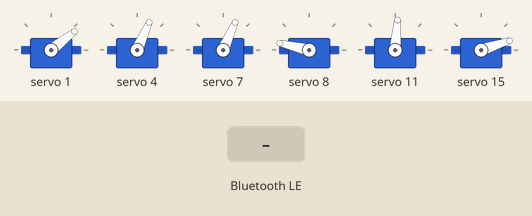
Bench run of a sketch on a simulated Arduino Uno R4 WiFi. Shown: 6 × servo. Inputs (shaded band) come from the test bench. Nothing arrives over Bluetooth unless stated; a phone connects over Bluetooth LE 3 s after start; what the sketch prints to the serial monitor is not drawn.

Above: at 8.1 s.
8.2 s: Bluetooth LE write "BTN_A" received
At 10.58 s:
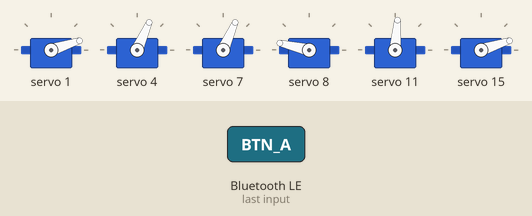
17.2 s: Bluetooth LE write "BTN_B" received
20.2 s: Bluetooth LE write "BTN_X" received
At 20.9 s:
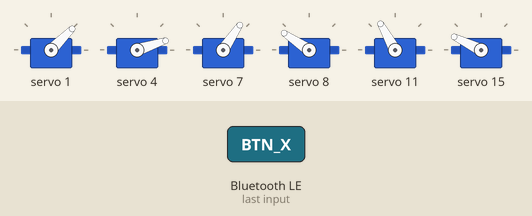
26.2 s: Bluetooth LE write "A" received
At 29.12 s:
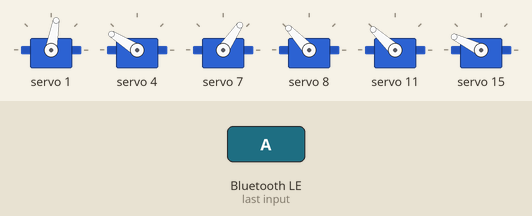
Timing chart, 0 to 32.2 s (numbered marks = the images above; inputs shaded):
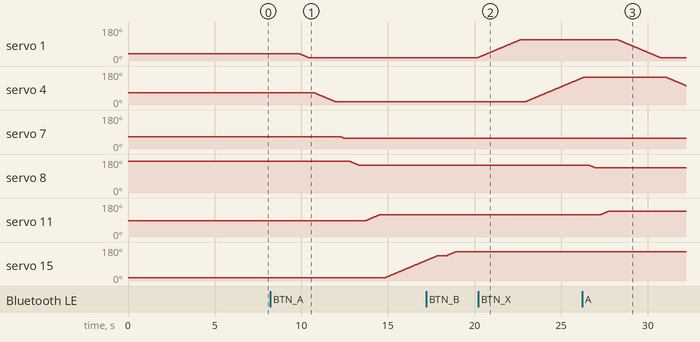

The sketch:

main.ino
```cpp
/*
 * ROBOTIC ARM SEQUENCE CONTROLLER
 * Arduino R4 WiFi with Adafruit 16-Channel PWM Servo Shield
 *
 * PURPOSE: Execute pick-and-place sequences with button controls
 * CONTROL: Xbox controller buttons via Android app
 *
 * INITIALIZATION (Home Position):
 * - Servo 0 (Base) → 17°
 * - Servo 1 (Shoulder) → 50°
 * - Servo 2 (Elbow) → 40°
 * - Servo 3 (Wrist) → 126°
 * - Servo 4 (Wrist Rotation) → 56°
 * - Servo 5 (Gripper) → 0°
 *
 * A BUTTON - APPROACH:
 * S0→0°, S1→0°, S2→32°, S3→108°, S4→85°, S5→98°
 *
 * B BUTTON - GRAB:
 * S5→115° (close gripper)
 *
 * X BUTTON - DROP:
 * S0→80°, S1→130°, S4→97°, S4→100°
 *
 * Y BUTTON - RELEASE:
 * S5→0° (open gripper)
 *
 * START BUTTON - RESET TO HOME:
 * Returns all servos to initialization positions
 *
 * SERVO TO SHIELD PORT MAPPING:
 * Servo 0 → Shield Port 1  (Base)
 * Servo 1 → Shield Port 4  (Shoulder)
 * Servo 2 → Shield Port 7  (Elbow)
 * Servo 3 → Shield Port 8  (Wrist)
 * Servo 4 → Shield Port 11 (Wrist Rotation)
 * Servo 5 → Shield Port 15 (Gripper)
 */

 #include <Wire.h>
 #include <Adafruit_PWMServoDriver.h>
 #include <ArduinoBLE.h>

 // Adafruit Servo Shield
 Adafruit_PWMServoDriver pwm = Adafruit_PWMServoDriver();

 #define SERVOMIN  150
 #define SERVOMAX  600
 #define SERVO_FREQ 50

 // BLE Service and Characteristic
 BLEService roboticArmService("12345678-1234-1234-1234-123456789ABC");
 BLEStringCharacteristic commandCharacteristic("87654321-4321-4321-4321-CBA987654321", BLERead | BLEWrite, 20);

 // CRITICAL: Servo index to physical shield port mapping
 const uint8_t servoPorts[6] = {1, 4, 7, 8, 11, 15};
 const char* servoNames[6] = {"Base", "Shoulder", "Elbow", "Wrist", "Wrist Rot", "Gripper"};

// Current positions for all servos
int currentPositions[6] = {90, 90, 90, 90, 90, 0};

// Initial positions for the robotic arm
const int INIT_POSITIONS[6] = {17, 40, 40, 126, 56, 0};

// State tracking for sequences
bool isExecutingSequence = false;
enum SequenceState { IDLE, SEQUENCE_APPROACH, SEQUENCE_GRAB, SEQUENCE_DROP, SEQUENCE_RELEASE };
SequenceState currentSequence = IDLE;

// Wide range for calibration (will be refined)
const int MIN_SAFE = 0;
const int MAX_SAFE = 180;

// Smooth movement speed (delay between steps in ms)
const int SMOOTH_DELAY = 15;

 void setup() {
   Serial.begin(9600);
   delay(2000);

  Serial.println("\n========================================");
  Serial.println("ROBOTIC ARM SEQUENCE CONTROLLER");
  Serial.println("========================================");
  Serial.println("🤖 PICK & PLACE MODE ACTIVE");
  Serial.println("========================================");
  Serial.println("SERVO → PORT MAPPING:");
  for (int i = 0; i < 6; i++) {
    Serial.print("  Servo ");
    Serial.print(i);
    Serial.print(" (");
    Serial.print(servoNames[i]);
    Serial.print(") → Shield Port ");
    Serial.println(servoPorts[i]);
  }
  Serial.println("========================================");
  Serial.println("Controls:");
  Serial.println("  A Button = APPROACH object");
  Serial.println("  B Button = GRAB object");
  Serial.println("  X Button = DROP position");
  Serial.println("  Y Button = RELEASE object");
  Serial.println("  START Button = RESET to home");
  Serial.println("========================================\n");

   // Initialize servo shield
   Serial.println("Initializing Adafruit PWM Servo Shield...");
   pwm.begin();
   pwm.setOscillatorFrequency(27000000);
   pwm.setPWMFreq(SERVO_FREQ);
   delay(10);
   Serial.println("✓ Shield initialized");

  // Initialize all servos to their starting positions (one after another)
  Serial.println("Initializing robotic arm to home position...");
  Serial.println("Moving servos sequentially:\n");

  for (int i = 0; i < 6; i++) {
    Serial.print("  Servo ");
    Serial.print(i);
    Serial.print(" (");
    Serial.print(servoNames[i]);
    Serial.print(") → ");
    Serial.print(INIT_POSITIONS[i]);
    Serial.println("°");

    setServoAngle(servoPorts[i], INIT_POSITIONS[i]);
    currentPositions[i] = INIT_POSITIONS[i];
    delay(800); // Wait between each servo movement
  }

  Serial.println("\n✓ All servos initialized to home position");
  Serial.println("✓ Ready for commands!\n");

   // Initialize BLE
   Serial.println("Initializing BLE...");
   if (!BLE.begin()) {
     Serial.println("✗ BLE initialization failed!");
     while (1);
   }

   BLE.setLocalName("Arduino Robotic Arm");
   BLE.setAdvertisedService(roboticArmService);
   roboticArmService.addCharacteristic(commandCharacteristic);
   BLE.addService(roboticArmService);
   BLE.advertise();

   Serial.println("✓ BLE initialized");
   Serial.println("✓ Advertising as 'Arduino Robotic Arm'");
   Serial.println("\n⚠️  CALIBRATION MODE ACTIVE");
   Serial.println("⚠️  Test each servo carefully!");
   Serial.println("⚠️  Stop immediately if you hear grinding/strain\n");
   Serial.println("Waiting for Android app connection...\n");
 }

 void loop() {
   BLEDevice central = BLE.central();

   if (central) {
     Serial.println("========================================");
     Serial.print("✓ Connected to: ");
     Serial.println(central.address());
     Serial.println("========================================\n");

     while (central.connected()) {
       if (commandCharacteristic.written()) {
         String command = commandCharacteristic.value();
         command.trim();

         Serial.println(">>> COMMAND RECEIVED <<<");
         Serial.print("Raw: '");
         Serial.print(command);
         Serial.print("' (length: ");
         Serial.print(command.length());
         Serial.println(")");

         processCommand(command);

         Serial.println();
       }

       delay(10);
     }

     Serial.println("\n========================================");
     Serial.println("✗ Disconnected from app");
     Serial.println("========================================\n");
   }
 }

void processCommand(String command) {
  // Check if already executing a sequence
  if (isExecutingSequence) {
    Serial.println("⚠️  Sequence already in progress, please wait...");
    return;
  }

  // A Button - Approach Sequence
  if (command == "BTN_A" || command == "A") {
    Serial.println("\n>>> A BUTTON PRESSED <<<");
    Serial.println("Starting APPROACH sequence...\n");
    isExecutingSequence = true;
    currentSequence = SEQUENCE_APPROACH;
    executeSequenceApproach();
    isExecutingSequence = false;
    currentSequence = IDLE;
    Serial.println("✓ Approach sequence complete!\n");
  }
  // B Button - Grab Sequence
  else if (command == "BTN_B" || command == "B") {
    Serial.println("\n>>> B BUTTON PRESSED <<<");
    Serial.println("Starting GRAB sequence...\n");
    isExecutingSequence = true;
    currentSequence = SEQUENCE_GRAB;
    executeSequenceGrab();
    isExecutingSequence = false;
    currentSequence = IDLE;
    Serial.println("✓ Grab sequence complete!\n");
  }
  // X Button - Drop Sequence
  else if (command == "BTN_X" || command == "X") {
    Serial.println("\n>>> X BUTTON PRESSED <<<");
    Serial.println("Starting DROP sequence...\n");
    isExecutingSequence = true;
    currentSequence = SEQUENCE_DROP;
    executeSequenceDrop();
    isExecutingSequence = false;
    currentSequence = IDLE;
    Serial.println("✓ Drop sequence complete!\n");
  }
  // Y Button - Release Sequence
  else if (command == "BTN_Y" || command == "Y") {
    Serial.println("\n>>> Y BUTTON PRESSED <<<");
    Serial.println("Starting RELEASE sequence...\n");
    isExecutingSequence = true;
    currentSequence = SEQUENCE_RELEASE;
    executeSequenceRelease();
    isExecutingSequence = false;
    currentSequence = IDLE;
    Serial.println("✓ Release sequence complete!\n");
  }
  // RESET Button - Return to initialized positions
  else if (command == "RESET" || command == "BTN_START") {
    Serial.println("\n>>> RESET TO HOME POSITION <<<");
    Serial.println("Returning to initialized positions...\n");
    for (int i = 0; i < 6; i++) {
      Serial.print("Servo ");
      Serial.print(i);
      Serial.print(" → ");
      Serial.print(INIT_POSITIONS[i]);
      Serial.println("°");
      moveServoSmooth(i, INIT_POSITIONS[i]);
      delay(300);
    }
    Serial.println("✓ Reset complete!\n");
  }
  else if (command == "STATUS") {
    printStatus();
  }
  else if (command == "MAP") {
    printMapping();
  }
  else {
    // For debugging - show what command was received
    if (command.length() > 0) {
      Serial.print("⚠️  Command not recognized: ");
      Serial.println(command);
    }
  }
}

void moveServoInstant(int servoIndex, int targetPosition) {
  // For manual adjustments - instant movement
  int originalPosition = currentPositions[servoIndex];

  // Safety check
  if (targetPosition < MIN_SAFE) {
    targetPosition = MIN_SAFE;
  }
  if (targetPosition > MAX_SAFE) {
    targetPosition = MAX_SAFE;
  }

  Serial.print("S");
  Serial.print(servoIndex);
  Serial.print(": ");
  Serial.print(originalPosition);
  Serial.print("° → ");
  Serial.print(targetPosition);
  Serial.println("°");

  setServoAngle(servoPorts[servoIndex], targetPosition);
  currentPositions[servoIndex] = targetPosition;
}

void moveServoSmooth(int servoIndex, int targetPosition) {
  int originalPosition = currentPositions[servoIndex];

  // Safety check
  if (targetPosition < MIN_SAFE) {
    targetPosition = MIN_SAFE;
  }
  if (targetPosition > MAX_SAFE) {
    targetPosition = MAX_SAFE;
  }

  Serial.print("Moving Servo ");
  Serial.print(servoIndex);
  Serial.print(" (");
  Serial.print(servoNames[servoIndex]);
  Serial.print("): ");
  Serial.print(originalPosition);
  Serial.print("° → ");
  Serial.print(targetPosition);
  Serial.print("° ... ");

  // Smooth movement - move 1 degree at a time
  int direction = (targetPosition > originalPosition) ? 1 : -1;
  int currentPos = originalPosition;

  while (currentPos != targetPosition) {
    currentPos += direction;
    setServoAngle(servoPorts[servoIndex], currentPos);
    delay(SMOOTH_DELAY);
  }

  currentPositions[servoIndex] = targetPosition;
  Serial.println("✓ Done");
}

void executeSequenceApproach() {
  // A Button Sequence: Approach Object
  // Move all servos to approach position
  Serial.println("Step 1: Moving Base (S0) to 0°...");
  moveServoSmooth(0, 0);
  delay(300);

  Serial.println("Step 2: Moving Shoulder (S1) to 0°...");
  moveServoSmooth(1, 0);
  delay(300);

  Serial.println("Step 3: Moving Elbow (S2) to 32°...");
  moveServoSmooth(2, 32);
  delay(300);

  Serial.println("Step 4: Moving Wrist (S3) to 108°...");
  moveServoSmooth(3, 108);
  delay(300);

  Serial.println("Step 5: Moving Wrist Rotation (S4) to 85°...");
  moveServoSmooth(4, 85);
  delay(300);

  Serial.println("Step 6: Positioning Gripper (S5) to 98°...");
  moveServoSmooth(5, 98);
  delay(500);
}

void executeSequenceGrab() {
  // B Button Sequence: Grab Object
  // Close gripper
  Serial.println("Closing gripper to grab object...");
  moveServoSmooth(5, 115);
  delay(500);
}

void executeSequenceDrop() {
  // X Button Sequence: Drop Position
  Serial.println("Step 1: Moving Base (S0) to 80°...");
  moveServoSmooth(0, 80);
  delay(300);

  Serial.println("Step 2: Moving Shoulder (S1) to 130°...");
  moveServoSmooth(1, 110);
  delay(300);

  Serial.println("Step 3: Moving Wrist (S3) to 97°...");
  moveServoSmooth(3, 97);
  delay(300);

  Serial.println("Step 4: Moving Wrist Rotation (S4) to 100°...");
  moveServoSmooth(4, 100);
  delay(500);
}

void executeSequenceRelease() {
  // Y Button Sequence: Release Object
  // Open gripper
  Serial.println("Opening gripper to release object...");
  moveServoSmooth(5, 0);
  delay(500);
}

 void setServoAngle(uint8_t port, double angle) {
   // Convert angle (0-180) to pulse length (SERVOMIN-SERVOMAX)
   double pulse = map(angle, 0, 180, SERVOMIN, SERVOMAX);

   Serial.print("  [Shield Port ");
   Serial.print(port);
   Serial.print("] PWM: ");
   Serial.println(pulse);

   pwm.setPWM(port, 0, pulse);
   delay(15);
 }

 void printStatus() {
   Serial.println("\n=== CURRENT SERVO POSITIONS ===");
   for (int i = 0; i < 6; i++) {
     Serial.print("Servo ");
     Serial.print(i);
     Serial.print(" (");
     Serial.print(servoNames[i]);
     Serial.print(", Port ");
     Serial.print(servoPorts[i]);
     Serial.print("): ");
     Serial.print(currentPositions[i]);
     Serial.println("°");
   }
   Serial.println("===============================\n");
 }

 void printMapping() {
   Serial.println("\n=== SERVO → PORT MAPPING ===");
   for (int i = 0; i < 6; i++) {
     Serial.print("Servo ");
     Serial.print(i);
     Serial.print(" → Port ");
     Serial.print(servoPorts[i]);
     Serial.print(" (");
     Serial.print(servoNames[i]);
     Serial.println(")");
   }
   Serial.println("============================\n");
 }
```

Measured:
- after the input at 8.2 s, servo 1: moves from 38° to 18° over 0.49 s, starting after 1.7 s; servo 4: moves from 66° to 18° over 1.2 s, starting after 2.5 s; servo 7: 66° → 56° after 4.1 s; servo 8: moves from 167° to 146° over 0.52 s, starting after 4.6 s; servo 11: moves from 85° to 119° over 0.83 s, starting after 5.5 s
- after the input at 20.2 s, servo 1: moves from 18° to 113° over 2.4 s, starting at once; servo 4: moves from 18° to 142° over 3.2 s, starting after 2.8 s
- after the input at 26.2 s, servo 1: moves from 113° to 18° over 2.4 s, starting after 2.1 s
